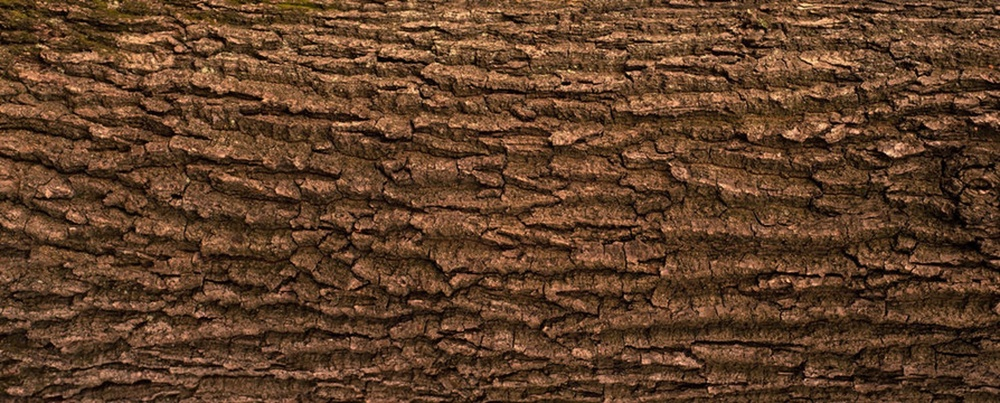
#> input picture lab4/assignment/Picture1.jpg, 1000 x 403 px, shrunk from 1743 x 702 before the run
$ python 1.py
#> lines starting #> are read from the running program, lines starting #| are printed output that depends on the picture
# -*- coding: utf-8 -*-
"""
Created on Tue Oct  7 19:22:57 2025

@author: USER
"""

import cv2
import numpy as np
import matplotlib.pyplot as plt

def normalize_glcm(glcm):
    s = np.sum(glcm)
    return glcm / s if s > 0 else glcm

def max_probability(glcm):
    norm = normalize_glcm(glcm)
    return np.max(norm)

def energy(glcm):
    norm = normalize_glcm(glcm)
    return np.sum(norm ** 2)

def entropy(glcm):
    norm = normalize_glcm(glcm)
    nz = norm[norm > 0]
    return -np.sum(nz * np.log2(nz))

def contrast(glcm):
    norm = normalize_glcm(glcm)
    i, j = np.indices(norm.shape)
    return np.sum((i - j) ** 2 * norm)

def homogeneity(glcm):
    norm = normalize_glcm(glcm)
    i, j = np.indices(norm.shape)
    return np.sum(norm / (1.0 + np.abs(i - j)))


def manual_horizontal_glcm(image, levels):
    glcm = np.zeros((levels, levels), dtype=int)
    h, w = image.shape
    for y in range(h):
        for x in range(w - 1):
            i, j = image[y, x], image[y, x + 1]
            glcm[i, j] += 1
    return glcm

def manual_vertical_glcm(image, levels):
    glcm = np.zeros((levels, levels), dtype=int)
    h, w = image.shape
    for y in range(h - 1):
        for x in range(w):
            i, j = image[y, x], image[y + 1, x]
            glcm[i, j] += 1
    return glcm

def manual_diagonal_glcm(image, levels):
    glcm = np.zeros((levels, levels), dtype=int)
    h, w = image.shape
    for y in range(h - 1):
        for x in range(w - 1):
            i, j = image[y, x], image[y + 1, x + 1]
            glcm[i, j] += 1
    return glcm


def process_image(img):
    levels = 256

    glcm_h = manual_horizontal_glcm(img, levels)
    glcm_v = manual_vertical_glcm(img, levels)
    glcm_d = manual_diagonal_glcm(img, levels)


    for name, glcm in zip(["Horizontal", "Vertical", "Diagonal"], [glcm_h, glcm_v, glcm_d]):
        print(f"\n{name} GLCM Features:")
        print(f"  Max Probability: {max_probability(glcm):.4f}")
        print(f"  Energy         : {energy(glcm):.4f}")
        print(f"  Entropy        : {entropy(glcm):.4f}")
        print(f"  Contrast       : {contrast(glcm):.4f}")
        print(f"  Homogeneity    : {homogeneity(glcm):.4f}")


    plt.figure(figsize=(20, 5))

    plt.subplot(1, 4, 1)
    plt.imshow(img, cmap='gray', interpolation='nearest')
    plt.title("Original-Image")
    plt.axis('off')

    plt.subplot(1, 4, 2)
    im1 = plt.imshow(glcm_h, cmap='hot', interpolation='nearest')
    plt.title("Horizontal GLCM")
    plt.xlabel("Gray Level j")
    plt.ylabel("Gray Level i")

    plt.subplot(1, 4, 3)
    im2 = plt.imshow(glcm_v, cmap='hot', interpolation='nearest')
    plt.title("Vertical GLCM")
    plt.xlabel("Gray Level j")
    plt.ylabel("Gray Level i")


    plt.subplot(1, 4, 4)
    im3 = plt.imshow(glcm_d, cmap='hot', interpolation='nearest')
    plt.title("Diagonal GLCM")
    plt.xlabel("Gray Level j")
    plt.ylabel("Gray Level i")

    plt.tight_layout()
    plt.show()


img1 = cv2.imread("Picture1.jpg", cv2.IMREAD_GRAYSCALE)
#> img1: shape (403, 1000); min 0, max 237, mean 70.3
img2 = cv2.imread("Picture2.jpg", cv2.IMREAD_GRAYSCALE)
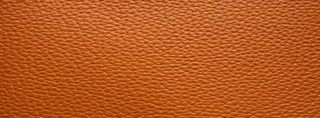
#> input picture lab4/assignment/Picture2.jpg, 320 x 118 px, shrunk from 558 x 206 before the run
#> img2: shape (118, 320); min 56, max 186, mean 111
img3 = cv2.imread("Picture3.jpg", cv2.IMREAD_GRAYSCALE)
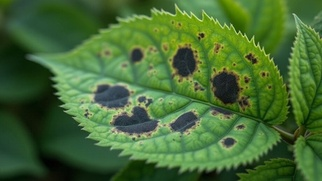
#> input picture lab4/assignment/Picture3.jpg, 322 x 181 px, shrunk from 561 x 316 before the run
#> img3: shape (181, 322); min 1, max 216, mean 89.3
img4=cv2.imread("1.jpg",cv2.IMREAD_GRAYSCALE)
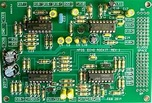
#> input picture lab4/assignment/1.jpg, 152 x 103 px, shrunk from 265 x 180 before the run
#> img4: shape (103, 152); min 0, max 255, mean 109.6
img5=cv2.imread("2.jpg",cv2.IMREAD_GRAYSCALE)
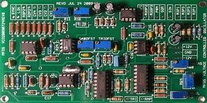
#> input picture lab4/assignment/2.jpg, 207 x 103 px, shrunk from 360 x 180 before the run
#> img5: shape (103, 207); min 0, max 255, mean 89.3
process_image(img1)
#> the loop in process_image, `for name, glcm in zip(["Horizontal", "Vertical", "Diagonal"], [glcm_h,..` made 3 passes
#> name on passes 1 to 3: 'Horizontal', 'Vertical', 'Diagonal'
#> (printed output is left out)
process_image(img2)
#> after the loop in manual_horizontal_glcm (call 2), `for y in range(h):`: glcm: shape (256, 256) int64; 37 distinct labels, from 0 to 39
#> after the loop in manual_vertical_glcm (call 2), `for y in range(h - 1):`: glcm: shape (256, 256) int64; 22 distinct labels, from 0 to 21
#> call 2 of manual_diagonal_glcm, with levels = 256
#> after the loop in manual_diagonal_glcm (call 2), `for y in range(h - 1):`:
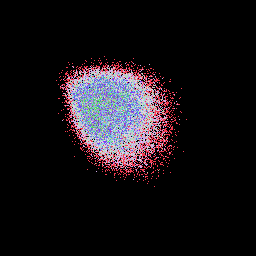
#> glcm: shape (256, 256) int64; 22 distinct labels, from 0 to 21; one colour per label, 0 black
#> the loop in process_image (call 2), `for name, glcm in zip(["Horizontal", "Vertical", "Diagonal"], [glcm_h,..` made 3 passes
#> name on passes 1 to 3: 'Horizontal', 'Vertical', 'Diagonal'
#> (printed output is left out)
process_image(img3)
#> after the loop in manual_horizontal_glcm (call 3), `for y in range(h):`: glcm: shape (256, 256) int64; 112 distinct labels, from 0 to 218
#> after the loop in manual_vertical_glcm (call 3), `for y in range(h - 1):`: glcm: shape (256, 256) int64; 96 distinct labels, from 0 to 171
#> call 3 of manual_diagonal_glcm, with levels = 256
#> after the loop in manual_diagonal_glcm (call 3), `for y in range(h - 1):`:
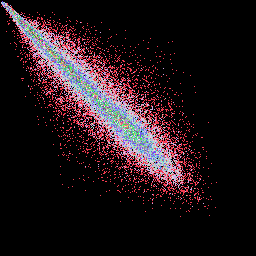
#> glcm: shape (256, 256) int64; 90 distinct labels, from 0 to 151; one colour per label, 0 black
process_image(img4)
#> call 4 of manual_diagonal_glcm, with levels = 256
#> after the loop in manual_diagonal_glcm (call 4), `for y in range(h - 1):`:
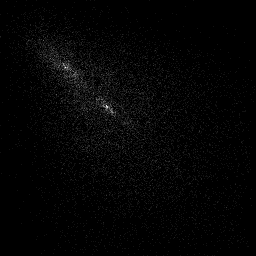
#> glcm: shape (256, 256) int64; min 0, max 14, mean 0.235; drawn with min black and max white
